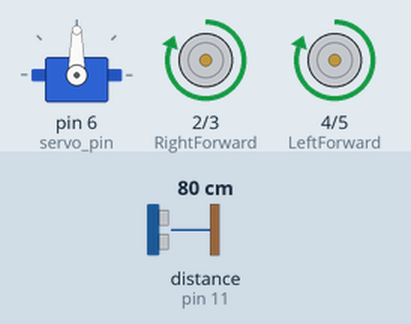
Simulated run of this sketch. Board: Arduino Uno, built with avr-gcc and run on an emulated ATmega328P. Shown: servo, motor-driver pin pairs drawn as motors (green arrow = first pin HIGH = forward, orange = second pin HIGH = backward, longer = more drive). Wiring (inferred from the names in the program): ultrasonic range finder: trigger pin 10; echo pin 11. The inputs (shaded band) are chosen by the test bench; at power-on: distance to the obstacle (sensor on pin 11) 80 cm. The echo pulse lasts 58.3 µs per cm.

Above: at 3.2 s.
3.3 s: distance to the obstacle (sensor on pin 11) set to 24 cm
4.8 s: distance to the obstacle (sensor on pin 11) set to 18 cm
At 5.2 s:
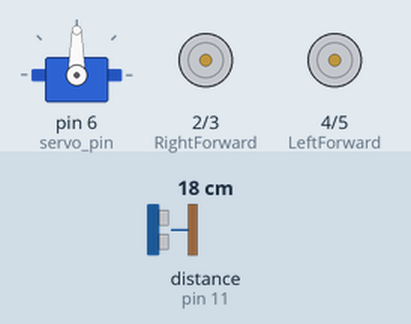
At 5.7 s:
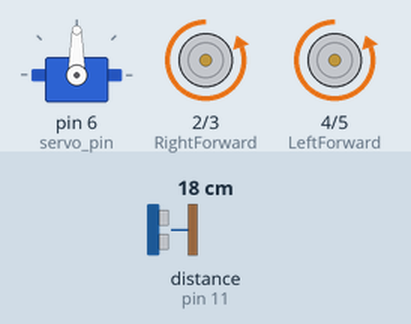
7.8 s: distance to the obstacle (sensor on pin 11) set to 20 cm
10.8 s: distance to the obstacle (sensor on pin 11) set to 250 cm
At 15.0 s:
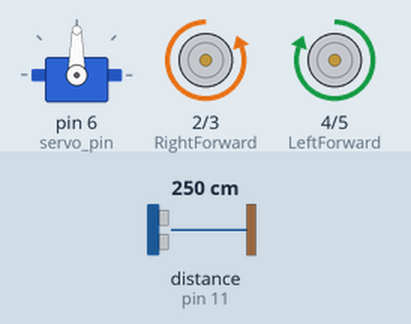
Timing chart, 0 to 16.7 s (numbered marks = the images above; inputs shaded):
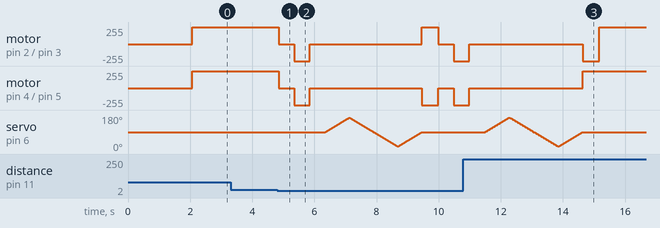

Measured:
- the behaviour switches between 22 and 21 cm on distance to the obstacle (sensor on pin 11) (found by bisection; images 0 and 1)
- after the input at 3.3 s, every drawn part: stays the same
- after the input at 4.8 s, motor on pin 2 (RightForward) / pin 3 (RightBackward), motor on pin 4 (LeftForward) / pin 5 (LeftBackward): forward 255/255 → stopped after 0.05 s, → backward 255/255 0.50 s later, → stopped 0.50 s later; servo on pin 6 (servo_pin): rises from 90° to 165° in 0.75 s, then falls to 100° in 0.69 s
- after the input at 10.8 s, motor on pin 4 (LeftForward) / pin 5 (LeftBackward): goes on until 14.6 s, then stays forward 255/255; servo on pin 6 (servo_pin): goes on until 14.6 s, then stays 90°

The sketch:

Project1_obstacle_avoiding_car.ino
```cpp
#include<Servo.h>

const int LeftForward=4;
const int LeftBackward=5;
const int RightForward=2;
const int RightBackward=3;

Servo myservo;
int servo_pin=6;

int trig_pin=10;
int echo_pin= 11;

float distance, duration;

int left_distance=0;
int right_distance=0;

void setup() {
  pinMode(trig_pin, OUTPUT);
  pinMode(echo_pin, INPUT);

  pinMode(LeftForward, OUTPUT);
  pinMode(LeftBackward, OUTPUT);
  pinMode(RightForward, OUTPUT);
  pinMode(RightBackward, OUTPUT);

  myservo.attach(servo_pin);
  myservo.write(90);
  delay(2000);
  distance= calc_distance();
}

void loop() {
  distance= calc_distance();
  if(distance<=20){
    move_stop();
    delay(500);
    move_backward();
    delay(500);
    move_stop();
    delay(500);

    left_distance= look_left();
    right_distance= look_right();

    if(left_distance>=right_distance){
      move_left();
    } else {
      move_right();
    }
  } else {
    move_forward();
  }

}

int calc_distance(){
  digitalWrite(trig_pin, LOW);
  delayMicroseconds(10);
  digitalWrite(trig_pin, HIGH);
  delayMicroseconds(10);
  digitalWrite(trig_pin, LOW);
  duration=pulseIn(echo_pin, HIGH);
  distance= duration*(0.034/2);
  delay(25);
  Serial.println(distance);

  return distance;
}

int look_left(){
 for(int i=90; i<=165; i++){
    myservo.write(i);
    delay(10);
  }
  left_distance= calc_distance();
  for(int i=165; i>=90; i--){
    myservo.write(i);
    delay(10);
  }
  return left_distance;
}

int look_right(){
  for(int i=90; i>=15; i--){
    myservo.write(i);
    delay(10);
  }
  right_distance= calc_distance();
  for(int i=15; i<=90; i++){
    myservo.write(i);
    delay(10);
  }
  return right_distance;
}

void move_stop(){
  digitalWrite(LeftForward, LOW);
  digitalWrite(LeftBackward, LOW);
  digitalWrite(RightForward, LOW);
  digitalWrite(RightBackward, LOW);
}

void move_forward(){
  digitalWrite(LeftForward, HIGH);
  digitalWrite(LeftBackward, LOW);
  digitalWrite(RightForward, HIGH);
  digitalWrite(RightBackward, LOW);
}

void move_backward(){
  digitalWrite(LeftForward, LOW);
  digitalWrite(LeftBackward, HIGH);
  digitalWrite(RightForward, LOW);
  digitalWrite(RightBackward, HIGH);
}

void move_left(){
  digitalWrite(LeftForward, HIGH);
  digitalWrite(LeftBackward, LOW);
  digitalWrite(RightForward, LOW);
  digitalWrite(RightBackward, HIGH);
  delay(500);
}

void move_right(){
  digitalWrite(LeftForward, LOW);
  digitalWrite(LeftBackward, HIGH);
  digitalWrite(RightForward, HIGH);
  digitalWrite(RightBackward, LOW);
  delay(500);
}
```
